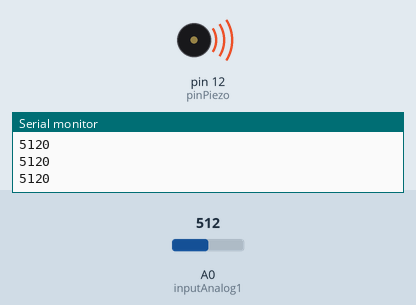
A sketch run on a simulated Arduino Uno, built with avr-gcc and run on an emulated ATmega328P. Parts: buzzer (waves = sounding), the last lines printed to the serial monitor. Inputs (shaded band) come from the test bench; at power-on: A0 (inputAnalog1) = 512.

Above: at 1.2 s.
1.3 s: A0 (inputAnalog1) set to 0
At 2.0 s:
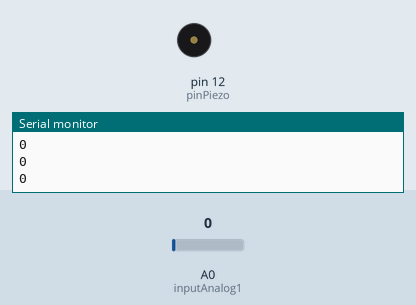
2.8 s: A0 (inputAnalog1) set to 122
At 3.1 s:
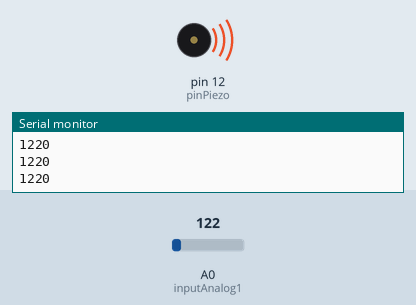
Timing chart, 0 to 5.8 s (numbered marks = the images above; inputs shaded):
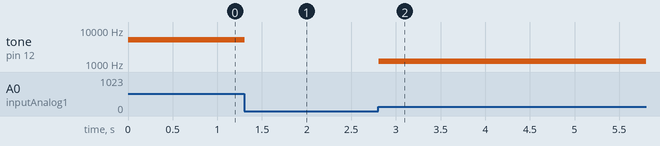

Measured:
- after the input at 1.3 s, tone on pin 12 (pinPiezo): 5120 Hz → silent at once
- after the input at 2.8 s, tone on pin 12 (pinPiezo): silent → 1220 Hz at once

The sketch:

Project_10_Piezo.ino
```cpp
int pinPiezo = 12;
int inputAnalog1 = 14;
int inputAnalog1Value = 0;

void setup() {
  pinMode(pinPiezo, OUTPUT);
  Serial.begin(9600);
}

void loop() {
  inputAnalog1Value = analogRead(inputAnalog1) * 10;
  Serial.println(inputAnalog1Value);
  tone(pinPiezo, inputAnalog1Value);
}
```
